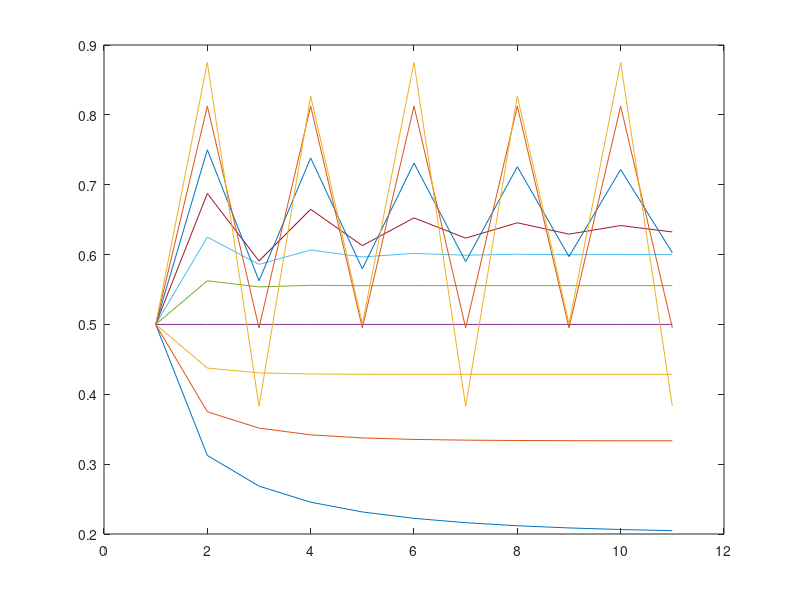

MATLAB code to generate this figure:
clearvars;
n = 10;
r = 1;
X(1) = 0.5;
for i = 1:10
    r = r+0.25;
    for i = 1:n 
        X(i+1) = r*X(i)*(1-X(i));
    end 
    plot(X)
    X(1) = 0.5;
    hold on
end
